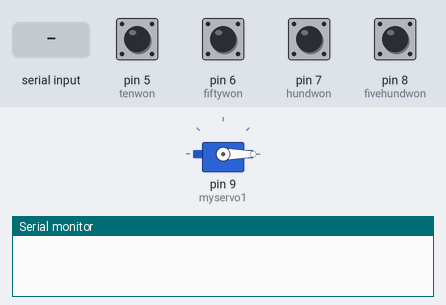
This sketch was run on a simulated Arduino Uno, built with avr-gcc and run on an emulated ATmega328P. On the bench: servo, the last lines printed to the serial monitor. Inputs (shaded band) come from the test bench; at power-on: pin 5 (tenwon), pin 6 (fiftywon), pin 7 (hundwon), pin 8 (fivehundwon) HIGH.

Above: at 12.6 s.
12.7 s: "0\n" received over the second serial link
At 13.8 s:
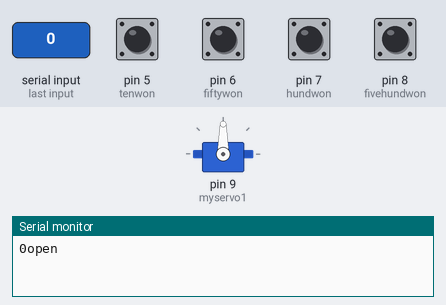
14.5 s: "1\n" received over the second serial link
At 15.1 s:
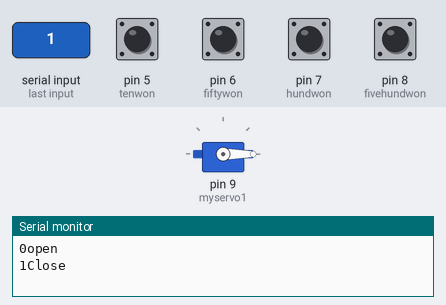
Timing chart, 0 to 17.5 s (numbered marks = the images above; inputs shaded):
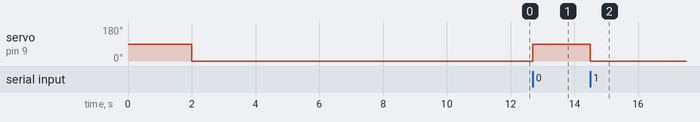

The sketch:

sketch_smart.ino
```cpp
#include<SoftwareSerial.h>  //시리얼통신을 위한 객체선언
#include<Servo.h>  //서보모터 객체선언
 Servo myservo1;  //서보모터 선언
 SoftwareSerial BTSerial(3,2);  //블루투스 송수신을 위한 핀설정
 byte strBuffer[2]; //데이터를 송신할 버퍼
 byte buffer[2];  //데이터를 수신받을 버퍼
 int bufferPosition; //버퍼에 데이터를 저장할때 기록할 위치 선언
 boolean temp = 0;  //문이 닫혔는지 확인하는 변수 설정
 byte buf[2];  //buf를 입력받을 배열선언

const int tenwon = 5;  //5번핀에 10원을 저장하기 위한 선언
const int fiftywon = 6;  //6번핀에 50원을 저장하기 위한 선언
const int hundwon = 7;  //7번핀에 100원을 저장하기 위한 선언
const int fivehundwon = 8; //8번핀에 500원을 저장하기 위한 선언

int total = 0; //총액을 위한 변수 total을 선언하고 초기값은 0으로 설정
int cnt = 0; //잠금장치에 대한 변수 초기값을 0으로 설정

void setup()
{
  Serial.begin(9600); //전송속도를 9600bps로 설정
  BTSerial.begin(9600);
  pinMode(tenwon,INPUT); //10원에 대한 입력 설정
  pinMode(fiftywon,INPUT); //50원에 대한 입력 설정
  pinMode(hundwon,INPUT); //100원에 대한 입력 설정
  pinMode(fivehundwon,INPUT); //500원에 대한 입력 설정
  myservo1.attach(9); //서보모터 시그널 핀 설정
  myservo1.write(90); //서보모터를 90도로 설정(open)
  delay(2000);  //잠금장치 딜레이를 2초로 설정
  myservo1.write(0); //서보모터를 0도로 설정(close)
  delay(2000); //잠금장치 딜레이를 2초로 설정
}

void loop()
{
  //블루투스 데이터 수신
   if(BTSerial.available()){ //블루투스로 데이터 수신
      byte data = BTSerial.read(); //수신 받을 데이터 저장
      Serial.write(data); //수신된 데이터를 시리얼 모니터로 출력
      buffer[bufferPosition++] = data; //수신받은 데이터를 버퍼에 저장

    if(data == '0'){ //블루투스를 통해 '0'이 입력되면 open
       Serial.write("open");  //open을 모니터로 출력
       if(data == '\n');{ //문자열 종료표시
          buffer[bufferPosition] = '\0';
          bufferPosition = 0;  //버퍼포지션을 0으로 설정
          BTSerial.flush();}  //시리얼 데이터가 전송완료까지 기다리는 함수
          myservo1.write(90); //서보모터를 90로 설정(open)
          cnt = 1; //잠금장치에 대한 변수를 1로 설정(open)

    }
     if(data == '1'){ //블루투스를 통해 '1'이 들어오면 Close
        Serial.write("Close");  //Close를 모니터로 출력
       if(data == '\n');{ //문자열 종료표시
          buffer[bufferPosition] = '\0';
          bufferPosition = 0;  //버퍼포지션을 0으로 설정
          BTSerial.flush();}  ////시리얼 데이터가 전송완료까지 기다리는 함수
          myservo1.write(0); //서보모터를 0로 설정(Close)
          cnt = 0; //잠금장치에 대한 변수를 0로 설정(Close)

     }
   }

  if(digitalRead(tenwon)==LOW){ //10원에 대한 디지털신호가 Low이면
    Serial.print(" tenwon : "); //tewnwon을 모니터로 출력
    total += 10;  //total 값에 10원을 더하여 저장
    Serial.println(total); //total값을 줄바꿈하여 모니터로 출력
    BTSerial.println(total);  //total값을 블루투스로 출력
    delay(100);
  }
  if(digitalRead(fiftywon)==LOW){  //50원에 대한 디지털신호가 Low이면
    Serial.print(" fiftynwon : ");  //fiftynwon을 모니터로 출력
    total += 50;  //total 값에 50원을 더하여 저장
    Serial.println(total);  //total값을 줄바꿈하여 모니터로 출력
    BTSerial.println(total);   //total값을 블루투스로 출력
    delay(100);
  }
  if(digitalRead(hundwon)==LOW){  //100원에 대한 디지털신호가 Low이면
    Serial.print(" hundwon : ");  //hundwon을 모니터로 출력
    total += 100;  //total 값에 100원을 더하여 저장
    Serial.println(total);  //total값을 줄바꿈하여 모니터로 출력
    BTSerial.println(total);   //total값을 블루투스로 출력
    delay(100);
  }
  if(digitalRead(fivehundwon)==LOW){  //500원에 대한 디지털신호가 Low이면
    Serial.print(" fivehundwon : ");  //fivehundwon을 모니터로 출력
    total += 500;  //total 값에 500원을 더하여 저장
    Serial.println(total);  //total값을 줄바꿈하여 모니터로 출력
    BTSerial.println(total);   //total값을 블루투스로 출력
    delay(100);
  }

}
```

Measured:
- after the input at 12.7 s, servo on pin 9 (myservo1): 0° → 90° at once
- after the input at 14.5 s, servo on pin 9 (myservo1): 90° → 0° at once
